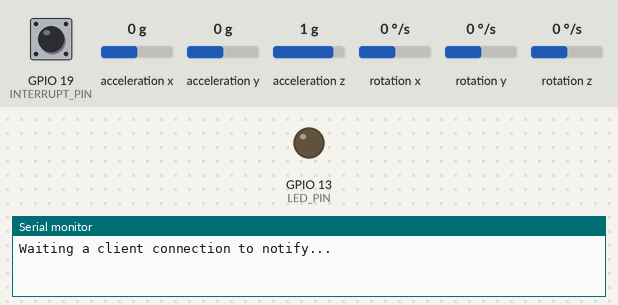
Bench run of a sketch on a simulated ESP32. Shown: output pins drawn as LEDs (lit = HIGH), the last lines printed to the serial monitor. Inputs (shaded band) come from the test bench; at power-on: GPIO 19 (INTERRUPT_PIN) LOW, acceleration x 0 g, acceleration y 0 g, acceleration z 1 g, rotation x 0 °/s, rotation y 0 °/s, rotation z 0 °/s. The sensor or clock chip raises its interrupt line as the real part does; nothing arrives over Bluetooth unless stated; a phone connects over Bluetooth LE 3 s after start.

Above: at 0.1 s.
At 16.6 s:
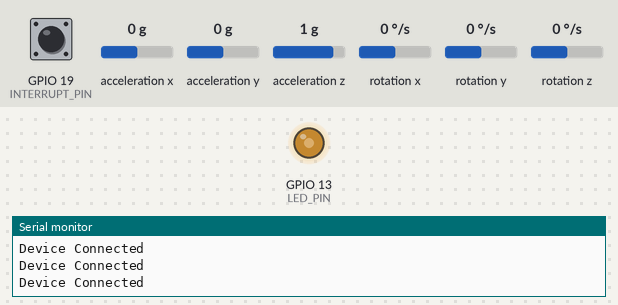
Timing chart, 0 to 40.0 s (numbered marks = the images above):
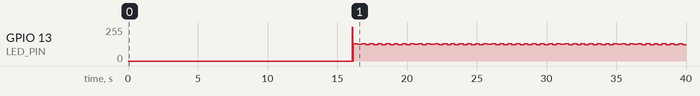

The sketch:

Gyro.ino
```cpp
#include <BLEDevice.h>
#include <BLEUtils.h>
#include <BLEServer.h>
#include <BLE2902.h>

#define SERVICE_UUID "3e694c3e-9087-4d47-afce-cd08dbde1286"
#define CHARACTERISTIC_UUID "c122a3d6-8d8a-4b89-b21f-4d91a260aeee"
#define CHARACTERISTIC_UUID2 "bcd9f8bf-b4da-4301-9c38-20fe24e9efe7"

BLEServer* pServer = NULL;
BLECharacteristic* imuID = NULL;
BLECharacteristic* imuData = NULL;
bool deviceConnected = false;
bool oldDeviceConnected = false;
uint32_t value = 0;

// IMU data
//BLECharacteristic imuCharacteristics(CHARACTERISTIC_UUID, BLECharacteristic::PROPERTY_NOTIFY);
//BLEDescriptor imuDescriptor(BLEUUID((uint16_t)0x2902));
// IMU identity
//BLECharacteristic identitiyCharacteristics(CHARACTERISTIC_UUID2, BLECharacteristic::PROPERTY_NOTIFY);
//BLEDescriptor idenityDescriptor(BLEUUID((uint16_t)0x2901));

//Setup callbacks onConnect and onDisconnect
class MyServerCallbacks: public BLEServerCallbacks {
  void onConnect(BLEServer* pServer) {
    deviceConnected = true;
  };
  void onDisconnect(BLEServer* pServer) {
    deviceConnected = false;
  }
};

#include "I2Cdev.h"

#include "MPU6050_6Axis_MotionApps20.h"

#if !defined(CONFIG_BT_ENABLED) || !defined(CONFIG_BLUEDROID_ENABLED)
#error Bluetooth is not enabled! Please run `make menuconfig` to and enable it
#endif

#if I2CDEV_IMPLEMENTATION == I2CDEV_ARDUINO_WIRE
    #include "Wire.h"
#endif
// class default I2C address is 0x68
MPU6050 mpu(0x68);
MPU6050 mpu2(0x69);

#define OUTPUT_READABLE_EULER

#define OUTPUT_READABLE_YAWPITCHROLL


#define INTERRUPT_PIN 19  // use pin 2 on Arduino Uno & most boards

#define LED_PIN 13

bool blinkState = false;

// MPU control/status vars
bool dmpReady = false;  // set true if DMP init was successful
uint8_t mpuIntStatus;   // holds actual interrupt status byte from MPU
uint8_t mpuIntStatus2;
uint8_t devStatus;      // return status after each device operation (0 = success, !0 = error)
uint8_t devStatus2;
uint16_t packetSize;    // expected DMP packet size (default is 42 bytes)
uint16_t fifoCount;     // count of all bytes currently in FIFO
uint8_t fifoBuffer[64]; // FIFO storage buffer

// orientation/motion vars
Quaternion q;           // [w, x, y, z]         quaternion container
VectorInt16 aa;         // [x, y, z]            accel sensor measurements
VectorInt16 aaReal;     // [x, y, z]            gravity-free accel sensor measurements
VectorInt16 aaWorld;    // [x, y, z]            world-frame accel sensor measurements
VectorFloat gravity;    // [x, y, z]            gravity vector
float euler[3];         // [psi, theta, phi]    Euler angle container
float ypr[3];           // [yaw, pitch, roll]   yaw/pitch/roll container and gravity vector

int DataID;

// ================================================================
// ===               INTERRUPT DETECTION ROUTINE                ===
// ================================================================

volatile bool mpuInterrupt = false;     // indicates whether MPU interrupt pin has gone high
void dmpDataReady() {
    mpuInterrupt = true;
}


// ================================================================
// ===                      INITIAL SETUP                       ===
// ================================================================

void setup() {
  // initialize serial communication
  Serial.begin(115200);
  while (!Serial); // wait for Leonardo enumeration, others continue immediately

  // Create the BLE Device
  BLEDevice::init("IMUESP32");
  // sets the devices as a BLE server with the UUID
  pServer = BLEDevice::createServer();
  pServer->setCallbacks(new MyServerCallbacks());

  // creating the BLE service
  BLEService *pService = pServer->createService(SERVICE_UUID);

  // this defines the characteristics in the BLE service
  imuData = pService->createCharacteristic(
    CHARACTERISTIC_UUID,
    BLECharacteristic::PROPERTY_READ   |
    BLECharacteristic::PROPERTY_WRITE  |
    BLECharacteristic::PROPERTY_NOTIFY |
    BLECharacteristic::PROPERTY_INDICATE
  );

  imuID = pService->createCharacteristic(
    CHARACTERISTIC_UUID2,
    BLECharacteristic::PROPERTY_READ   |
    BLECharacteristic::PROPERTY_WRITE  |
    BLECharacteristic::PROPERTY_NOTIFY |
    BLECharacteristic::PROPERTY_INDICATE
  );

  //pService->addCharacteristic(&imuData);
  //pDescriptor.setValue("IMU sensor readings");
  //pCharacteristics.addDescriptor(&imuDescriptor);

  //pService->addCharacteristic(&imuID);
  //idenityDescriptor.setValue("IMU identity");
  //imuID.addDescriptor(&idenityDescriptor);

  imuData->addDescriptor(new BLE2902());
  imuID->addDescriptor(new BLE2902());

  // starts the service
  pService->start();

  // starts advertising service
  BLEAdvertising *pAdvertising = BLEDevice::getAdvertising();
  pAdvertising->addServiceUUID(SERVICE_UUID);
  pAdvertising->setScanResponse(false);
  pAdvertising->setMinPreferred(0x0);  // set value to 0x00 to not advertise this parameter
  BLEDevice::startAdvertising();
  Serial.println("Waiting a client connection to notify...");

  delay(5000);
  // join I2C bus (I2Cdev library doesn't do this automatically)
  #if I2CDEV_IMPLEMENTATION == I2CDEV_ARDUINO_WIRE
      Wire.begin();
      Wire.setClock(400000); // 400kHz I2C clock. Comment this line if having compilation difficulties
  #elif I2CDEV_IMPLEMENTATION == I2CDEV_BUILTIN_FASTWIRE
      Fastwire::setup(400, true);
  #endif
  pinMode(INTERRUPT_PIN, INPUT);
  delay(2000); // Pause for 2 seconds


  // initialize device
  Serial.println(F("Initializing I2C devices..."));
  delay(50);
  mpu.initialize();
  delay(1000); // pause for 1 second
  mpu2.initialize();

  delay(2000); // Pause for 2 seconds


  // verify connection
  Serial.println(F("Testing device connections..."));
  Serial.println(mpu.testConnection() ? F("First MPU6050 connection successful") : F("First MPU6050 connection failed"));
  delay(1000); // pause for 1 second
  Serial.println(mpu.testConnection() ? F("Second MPU6050 connection successful") : F("Second MPU6050 connection failed"));
  delay(2000);
  // load and configure the DMP
  Serial.println(F("Initializing DMP..."));
  devStatus = mpu.dmpInitialize();
  delay(1000);
  mpu2.dmpInitialize();
  delay(1000);

  // supply your own gyro offsets here, scaled for min sensitivity
  mpu.setXGyroOffset(220);
  mpu.setYGyroOffset(76);
  mpu.setZGyroOffset(-85);
  mpu.setZAccelOffset(1788);

  mpu2.setXGyroOffset(220);
  mpu2.setYGyroOffset(76);
  mpu2.setZGyroOffset(-85);
  mpu2.setZAccelOffset(1788);

  // make sure it worked (returns 0 if so)
  if (devStatus == 0) {
      // Calibration Time: generate offsets and calibrate our MPU6050
      mpu.CalibrateAccel(6);
      mpu.CalibrateGyro(6);
      mpu.PrintActiveOffsets();
      // turn on the DMP, now that it's ready
      Serial.println(F("Enabling DMP..."));
      mpu.setDMPEnabled(true);

      // enable Arduino interrupt detection
      Serial.print(F("Enabling interrupt detection (Arduino external interrupt "));
      Serial.print(digitalPinToInterrupt(INTERRUPT_PIN));
      Serial.println(F(")..."));
      attachInterrupt(digitalPinToInterrupt(INTERRUPT_PIN), dmpDataReady, RISING);
      mpuIntStatus = mpu.getIntStatus();

      // set our DMP Ready flag so the main loop() function knows it's okay to use it
      Serial.println(F("DMP ready! Waiting for first interrupt..."));
      dmpReady = true;

      // get expected DMP packet size for later comparison
      packetSize = mpu.dmpGetFIFOPacketSize();


      mpu2.CalibrateAccel(6);
      mpu2.CalibrateGyro(6);
      mpu2.PrintActiveOffsets();
      mpu2.setDMPEnabled(true);

      Serial.print(F("Enabling interrupt detection (Arduino external interrupt "));
      Serial.print(digitalPinToInterrupt(INTERRUPT_PIN));
      Serial.println(F(")..."));
      attachInterrupt(digitalPinToInterrupt(INTERRUPT_PIN), dmpDataReady, RISING);
      mpuIntStatus2 = mpu2.getIntStatus();
  } else {
      // ERROR!
      // 1 = initial memory load failed
      // 2 = DMP configuration updates failed
      // (if it's going to break, usually the code will be 1)
      Serial.print(F("DMP Initialization failed (code "));
      Serial.print(devStatus);
      Serial.println(F(")"));
  }

  // configure LED for output
  pinMode(LED_PIN, OUTPUT);
}

// ================================================================
// ===                    MAIN PROGRAM LOOP                     ===
// ================================================================

void loop() {
  // if programming failed, don't try to do anything
  if (!dmpReady) return;
  // read a packet from FIFO & checks BLE connection
  if (mpu.dmpGetCurrentFIFOPacket(fifoBuffer) && deviceConnected) { // Get the Latest packet
    Serial.println("Device Connected");
    #ifdef OUTPUT_READABLE_EULER
      // display Euler angles in degrees
      mpu.dmpGetQuaternion(&q, fifoBuffer);
      mpu.dmpGetEuler(euler, &q);

      DataID = 11;
      imuID->setValue(DataID);
      imuID->notify();
      euler[0] *= 180/M_PI;
      //Serial.print(euler[0]);
      imuData->setValue(euler[0]);
      imuData->notify();

      DataID = 12;
      imuID->setValue(DataID);
      imuID->notify();
      euler[1] *= 180/M_PI;
      //Serial.print(euler[1]);
      imuData->setValue(euler[1]);
      imuData->notify();

      DataID = 13;
      imuID->setValue(DataID);
      imuID->notify();
      euler[2] *= 180/M_PI;
      //Serial.print(euler[2]);
      imuData->setValue(euler[2]);
      imuData->notify();

    #endif

    #ifdef OUTPUT_READABLE_YAWPITCHROLL
      // display Euler angles in degrees
      mpu.dmpGetQuaternion(&q, fifoBuffer);
      mpu.dmpGetGravity(&gravity, &q);
      mpu.dmpGetYawPitchRoll(ypr, &q, &gravity);
      DataID = 14;
      imuID->setValue(DataID);
      imuID->notify();
      ypr[0] *= 180/M_PI;
      //Serial.print(ypr[0]);
      imuData->setValue(ypr[0]);
      imuData->notify();

      DataID = 15;
      imuID->setValue(DataID);
      imuID->notify();
      euler[1] *= 180/M_PI;
      //Serial.print(ypr[1]);
      imuData->setValue(ypr[1]);
      imuData->notify();

      DataID = 16;
      imuID->setValue(DataID);
      imuID->notify();
      euler[2] *= 180/M_PI;
      //Serial.print(ypr[2]);
      imuData->setValue(ypr[2]);
      imuData->notify();


    #endif
    // blink LED to indicate activity
    blinkState = !blinkState;
    digitalWrite(LED_PIN, blinkState);
  }

  if (mpu2.dmpGetCurrentFIFOPacket(fifoBuffer) && deviceConnected) { // Get the Latest packet
    #ifdef OUTPUT_READABLE_EULER
      // display Euler angles in degrees
      mpu2.dmpGetQuaternion(&q, fifoBuffer);
      mpu2.dmpGetEuler(euler, &q);
      DataID = 21;
      imuID->setValue(DataID);
      imuID->notify();
      euler[0] *= 180/M_PI;
      //Serial.print(euler[0]);
      imuData->setValue(euler[0]);
      imuData->notify();

      DataID = 22;
      imuID->setValue(DataID);
      imuID->notify();
      euler[1] *= 180/M_PI;
      //Serial.print(euler[1]);
      imuData->setValue(euler[1]);
      imuData->notify();

      DataID = 23;
      imuID->setValue(DataID);
      imuID->notify();
      euler[2] *= 180/M_PI;
      //Serial.print(euler[2]);
      imuData->setValue(euler[2]);
      imuData->notify();


    #endif

    #ifdef OUTPUT_READABLE_YAWPITCHROLL
      // display Euler angles in degrees
      mpu2.dmpGetQuaternion(&q, fifoBuffer);
      mpu2.dmpGetGravity(&gravity, &q);
      mpu2.dmpGetYawPitchRoll(ypr, &q, &gravity);
      DataID = 24;
      imuID->setValue(DataID);
      imuID->notify();
      ypr[0] *= 180/M_PI;
      //Serial.print(ypr[0]);
      imuData->setValue(ypr[0]);
      imuData->notify();

      DataID = 25;
      imuID->setValue(DataID);
      imuID->notify();
      euler[1] *= 180/M_PI;
      //Serial.print(ypr[1]);
      imuData->setValue(ypr[1]);
      imuData->notify();

      DataID = 26;
      imuID->setValue(DataID);
      imuID->notify();
      euler[2] *= 180/M_PI;
      //Serial.print(ypr[2]);
      imuData->setValue(ypr[2]);
      imuData->notify();


    #endif

      if (!deviceConnected && oldDeviceConnected) {
      delay(500); // give the bluetooth stack the chance to get things ready
      pServer->startAdvertising(); // restart advertising
      Serial.println("start advertising");
      oldDeviceConnected = deviceConnected;
    }
    // connecting
    if (deviceConnected && !oldDeviceConnected) {
        // do stuff here on connecting
        oldDeviceConnected = deviceConnected;
    }
    // blink LED to indicate activity
    blinkState = !blinkState;
    digitalWrite(LED_PIN, blinkState);
  }
}
```
